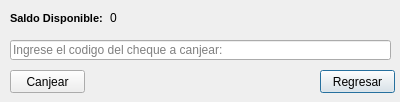
<?xml version="1.0" encoding="UTF-8"?>
<ui version="4.0">
 <class>Dialog</class>
 <widget class="QDialog" name="Dialog">
  <property name="geometry">
   <rect>
    <x>0</x>
    <y>0</y>
    <width>400</width>
    <height>102</height>
   </rect>
  </property>
  <property name="windowTitle">
   <string>Dialog</string>
  </property>
  <widget class="QLineEdit" name="lineEdit">
   <property name="geometry">
    <rect>
     <x>10</x>
     <y>40</y>
     <width>381</width>
     <height>20</height>
    </rect>
   </property>
   <property name="placeholderText">
    <string>Ingrese el codigo del cheque a canjear:</string>
   </property>
  </widget>
  <widget class="QLabel" name="lbl_txt">
   <property name="geometry">
    <rect>
     <x>10</x>
     <y>10</y>
     <width>101</width>
     <height>16</height>
    </rect>
   </property>
   <property name="font">
    <font>
     <pointsize>8</pointsize>
     <weight>75</weight>
     <bold>true</bold>
    </font>
   </property>
   <property name="text">
    <string>Saldo Disponible:</string>
   </property>
  </widget>
  <widget class="QLabel" name="lbl_founds">
   <property name="geometry">
    <rect>
     <x>110</x>
     <y>10</y>
     <width>281</width>
     <height>16</height>
    </rect>
   </property>
   <property name="text">
    <string>0</string>
   </property>
  </widget>
  <widget class="QPushButton" name="btn_back">
   <property name="geometry">
    <rect>
     <x>320</x>
     <y>70</y>
     <width>75</width>
     <height>23</height>
    </rect>
   </property>
   <property name="text">
    <string>Regresar</string>
   </property>
  </widget>
  <widget class="QPushButton" name="btn_canjear">
   <property name="geometry">
    <rect>
     <x>10</x>
     <y>70</y>
     <width>75</width>
     <height>23</height>
    </rect>
   </property>
   <property name="text">
    <string>Canjear</string>
   </property>
  </widget>
 </widget>
 <resources/>
 <connections/>
</ui>
